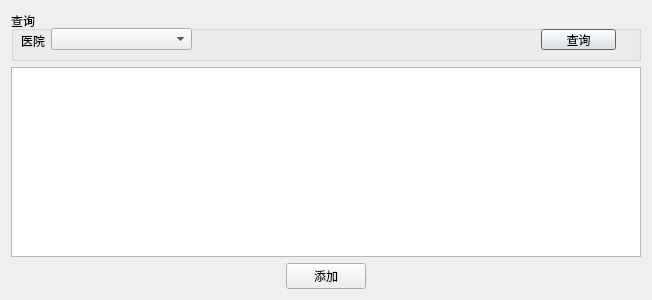
<?xml version="1.0" encoding="UTF-8"?>
<ui version="4.0">
 <class>ManageOffice</class>
 <widget class="QDialog" name="ManageOffice">
  <property name="geometry">
   <rect>
    <x>0</x>
    <y>0</y>
    <width>652</width>
    <height>300</height>
   </rect>
  </property>
  <property name="windowTitle">
   <string>管理-室</string>
  </property>
  <layout class="QVBoxLayout" name="verticalLayout">
   <item>
    <widget class="QGroupBox" name="groupBox">
     <property name="minimumSize">
      <size>
       <width>0</width>
       <height>50</height>
      </size>
     </property>
     <property name="title">
      <string>查询</string>
     </property>
     <widget class="QPushButton" name="btnSearch">
      <property name="geometry">
       <rect>
        <x>530</x>
        <y>18</y>
        <width>75</width>
        <height>21</height>
       </rect>
      </property>
      <property name="text">
       <string>查询</string>
      </property>
     </widget>
     <widget class="QComboBox" name="inputHospital">
      <property name="geometry">
       <rect>
        <x>40</x>
        <y>17</y>
        <width>141</width>
        <height>22</height>
       </rect>
      </property>
     </widget>
     <widget class="QLabel" name="label">
      <property name="geometry">
       <rect>
        <x>10</x>
        <y>22</y>
        <width>31</width>
        <height>16</height>
       </rect>
      </property>
      <property name="text">
       <string>医院</string>
      </property>
     </widget>
    </widget>
   </item>
   <item>
    <widget class="QTableWidget" name="table"/>
   </item>
   <item>
    <layout class="QHBoxLayout" name="horizontalLayout">
     <item>
      <spacer name="horizontalSpacer">
       <property name="orientation">
        <enum>Qt::Horizontal</enum>
       </property>
       <property name="sizeHint" stdset="0">
        <size>
         <width>40</width>
         <height>20</height>
        </size>
       </property>
      </spacer>
     </item>
     <item>
      <widget class="QPushButton" name="btnAdd">
       <property name="text">
        <string>添加</string>
       </property>
      </widget>
     </item>
     <item>
      <spacer name="horizontalSpacer_2">
       <property name="orientation">
        <enum>Qt::Horizontal</enum>
       </property>
       <property name="sizeHint" stdset="0">
        <size>
         <width>40</width>
         <height>20</height>
        </size>
       </property>
      </spacer>
     </item>
    </layout>
   </item>
  </layout>
 </widget>
 <resources/>
 <connections/>
</ui>
